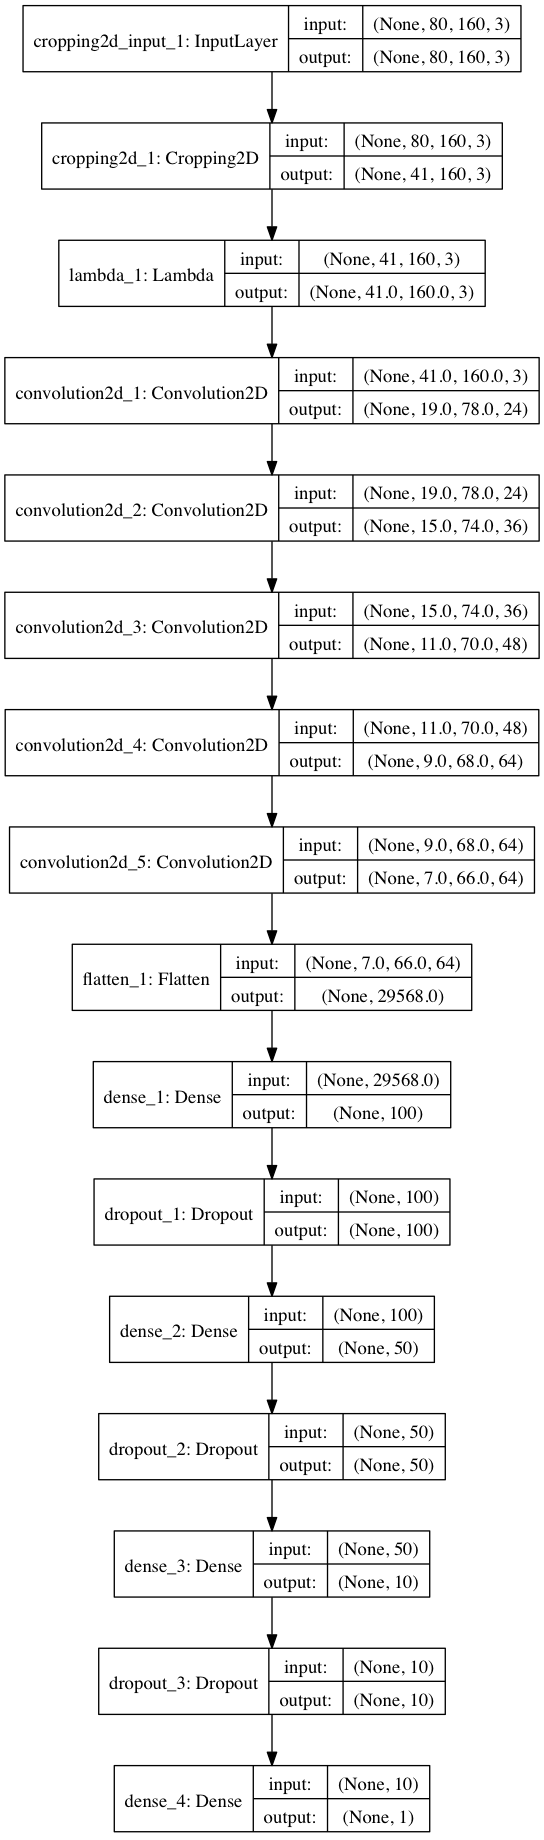

This figure's Python source:
import pickle
import tensorflow as tf
# TODO: import Keras layers you need here
from keras.layers import Input, Flatten, Dense, Convolution2D, Lambda, Cropping2D, Dropout
from keras.models import Sequential
from keras.models import load_model
from keras.optimizers import Adam
from keras.callbacks import TensorBoard
from keras.utils.visualize_util import plot
from sklearn.model_selection import train_test_split
from sklearn.utils import shuffle
import csv as csv
import cv2
import numpy as np
import sklearn
import matplotlib
matplotlib.use('Agg') # Must be before importing matplotlib.pyplot or pylab!
import matplotlib.pyplot as plt


flags = tf.app.flags
FLAGS = flags.FLAGS

flags.DEFINE_bool('load_model',True,'Load existing model bool')
flags.DEFINE_bool('debug_set_train', False, 'Debug set train on 3 images')
flags.DEFINE_bool('debug_set_test', False, 'Debug set test on 3 images')
flags.DEFINE_string('driving_log','./driving_log.csv', 'Driving log csv file')
flags.DEFINE_string('img_dir', './IMG/', 'Image directory')
flags.DEFINE_string('model_name', 'model.h5', 'Model output path')
flags.DEFINE_float('validation_split', 0.2, 'Validation split')
flags.DEFINE_float('learning_rate', 0.001, 'Initial learning rate.')
flags.DEFINE_integer('batch_size', 32, 'Batch size.  '
                     'Must divide evenly into the dataset sizes.')
flags.DEFINE_integer('epochs', 5, 'Number of Epochs')

# command line flags

def load_driving_log_csv(log_file='driving_log.csv', date=None):
    """
    Utility function to load driving log csv file

    Arguments:
        log_file - String
        date - Date object or none for all dates
    """
    print("Driving log file", log_file)

    lines = []

    with open(log_file) as csvfile:
        reader = csv.reader(csvfile)
        for line in reader:
            lines.append(line)

    return lines

def normalize_image(X_train):
    return (X_train - 127.5) / 255.

def load_image(path,image_dir):
    filename = path.split('/')[-1]
    current_path = image_dir + filename
    image = cv2.imread(current_path)
    return cv2.resize(image,None,None,fx=0.5,fy=0.5)


def load_data(csv_line, images, angles, image_dir=FLAGS.img_dir, include_flipped=True, include_left_right=True):
    center_image = load_image(csv_line[0],image_dir)
    if center_image is None:
        print("None image")
    center_angle = float(csv_line[3])
    images.append(center_image)
    angles.append(center_angle)

    if include_flipped is True:
        image_flipped = np.fliplr(center_image)
        measurement_flipped = -center_angle
        images.append(image_flipped)
        angles.append(measurement_flipped)

    if include_left_right is True:
        # create adjusted steering measurements for the side camera images
        correction = 0.2  # this is a parameter to tune
        steering_left = center_angle + correction
        steering_right = center_angle - correction

        left_image = load_image(csv_line[1],image_dir)
        right_image = load_image(csv_line[2],image_dir)
        images.append(left_image)
        angles.append(steering_left)
        images.append(right_image)
        angles.append(steering_right)


def generator(samples, batch_size=32):
    num_samples = len(samples)
    while 1: # Loop forever so the generator never terminates
        shuffle(samples)
        for offset in range(0, num_samples, batch_size):
            batch_samples = samples[offset:offset+batch_size]

            images = []
            angles = []
            for batch_sample in batch_samples:
                load_data(batch_sample,images,angles)

            # trim image to only see section with road
            X_train = np.array(images)
            y_train = np.array(angles)
            yield sklearn.utils.shuffle(X_train, y_train)

def main(_):
    # load bottleneck data
    samples = []
    X_train = []
    y_train = []
    driving_log = FLAGS.driving_log
    validation_split = FLAGS.validation_split
    if FLAGS.debug_set_train is True or FLAGS.debug_set_test is True:
        driving_log = './driving_log_dev.csv'

    samples = load_driving_log_csv(log_file=driving_log)

    if FLAGS.debug_set_train is False and FLAGS.debug_set_test is False:
        train_samples, validation_samples = train_test_split(samples, test_size=validation_split)
        # compile and train the model using the generator function
        train_generator = generator(train_samples, batch_size=FLAGS.batch_size)
        validation_generator = generator(validation_samples, batch_size=FLAGS.batch_size)
    else:
        images = []
        angles = []
        for line in samples:
            load_data(line,images,angles,include_flipped=FLAGS.debug_set_train)
        X_train = np.array(images)[0:3,:,:,:]
        y_train = np.array(angles)[0:3]
        X_validation = np.array(images)
        Y_validation = np.array(angles)

    width,height = 320,160
    scaled_width,scaled_height = width*0.5,height*0.5
    top_crop, bot_crop = int(0.34*scaled_height), int(0.15*scaled_height)
    ch, row, col = 3, scaled_height - (top_crop+bot_crop), scaled_width  # Trimmed image format

    #NVIDIA Architecture
    if FLAGS.load_model is False:
        model = Sequential()
        # Preprocess incoming data, centered around zero with small standard deviÎation
        model.add(Cropping2D(cropping=((top_crop, bot_crop), (0, 0)), input_shape=(int(scaled_height), int(scaled_width), 3)))
        model.add(Lambda(lambda x: x / 255. - 0.5,
                         input_shape=(row, col, ch),
                         output_shape=(row, col, ch)))
        model.add(Convolution2D(24,5,5,subsample=(2,2),activation='relu'))
        model.add(Convolution2D(36, 3, 3, subsample=(2, 2), activation='relu'))
        model.add(Convolution2D(48, 3, 3, subsample=(1, 1), activation='relu'))
        model.add(Convolution2D(64, 3, 3, subsample=(1, 1), activation='relu'))
        model.add(Convolution2D(64, 3, 3, subsample=(1, 1), activation='relu'))
        model.add(Flatten())
        model.add(Dense(100,activation='relu'))
        model.add(Dropout(0.5))
        model.add(Dense(50, activation='relu'))
        model.add(Dropout(0.5))
        model.add(Dense(10, activation='relu'))
        model.add(Dropout(0.5))
        model.add(Dense(1))

    else:
        model = load_model(FLAGS.model_name)

    adam = Adam(lr=FLAGS.learning_rate)
    model.compile(optimizer=adam, loss='mse', metrics=['accuracy'])
    tbCallback = TensorBoard(log_dir='./logs', histogram_freq=0, write_graph=True, write_images=True)
    plot(model, to_file='model.png', show_shapes=True)

    if FLAGS.debug_set_test is True:
        predict = model.predict(X_train,verbose=1)
        print(predict)
    elif FLAGS.debug_set_train is False:
        history_object = model.fit_generator(train_generator, samples_per_epoch=len(train_samples*4), validation_data = validation_generator,
                        nb_val_samples = len(validation_samples), nb_epoch = FLAGS.epochs, verbose=1, callbacks=[tbCallback])
        print(history_object.history.keys())

        ### plot the training and validation loss for each epoch
        plt.plot(history_object.history['loss'])
        plt.plot(history_object.history['val_loss'])
        plt.title('model mean squared error loss')
        plt.ylabel('mean squared error loss')
        plt.xlabel('epoch')
        plt.legend(['training set', 'validation set'], loc='upper right')
        plt.savefig('train_history.jpg')
    else:
        model.fit(X_train,y_train,batch_size=FLAGS.batch_size,nb_epoch=FLAGS.epochs)
        e = model.evaluate(X_train,y_train)
        print(e)
    model.save(FLAGS.model_name)

    import gc;
    gc.collect()

# parses flags and calls the `main` function above
if __name__ == '__main__':
    tf.app.run()

